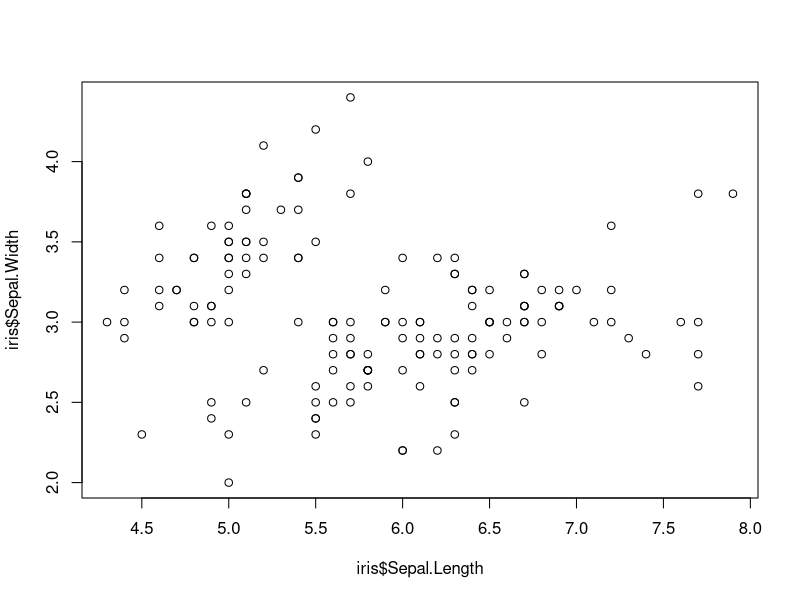
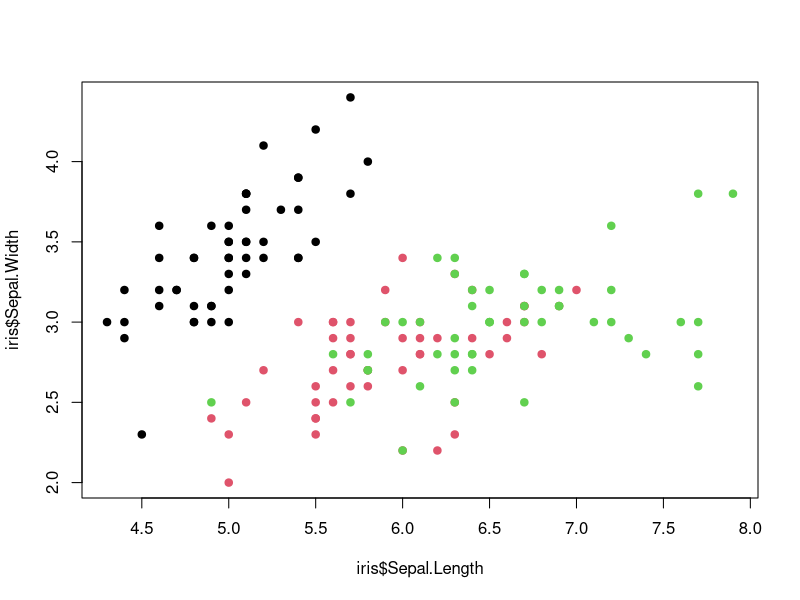
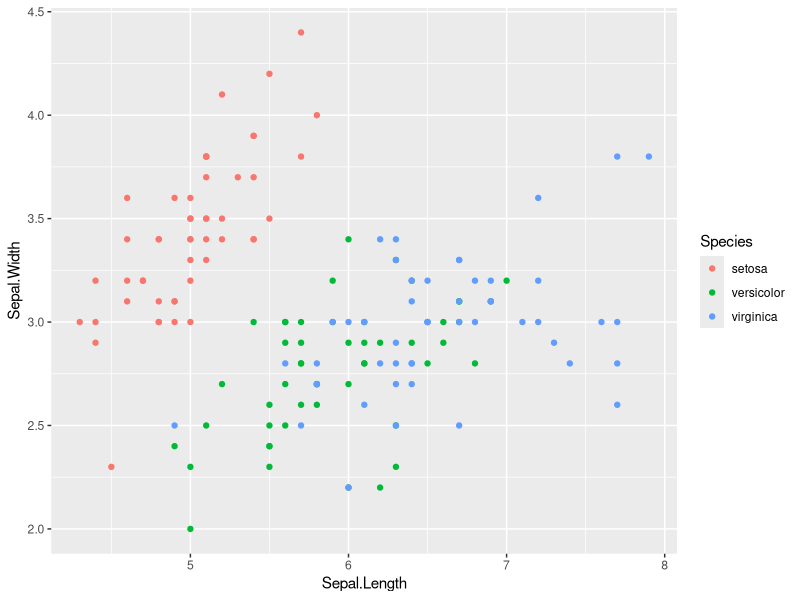
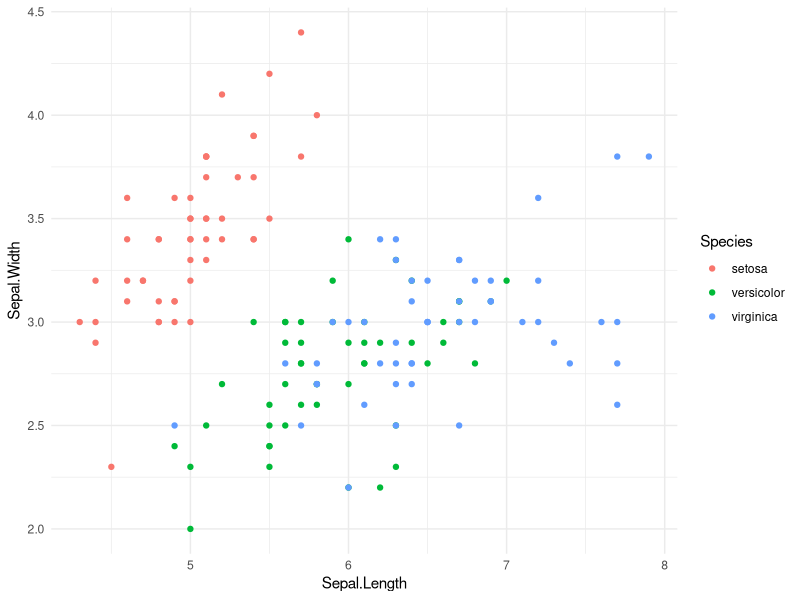
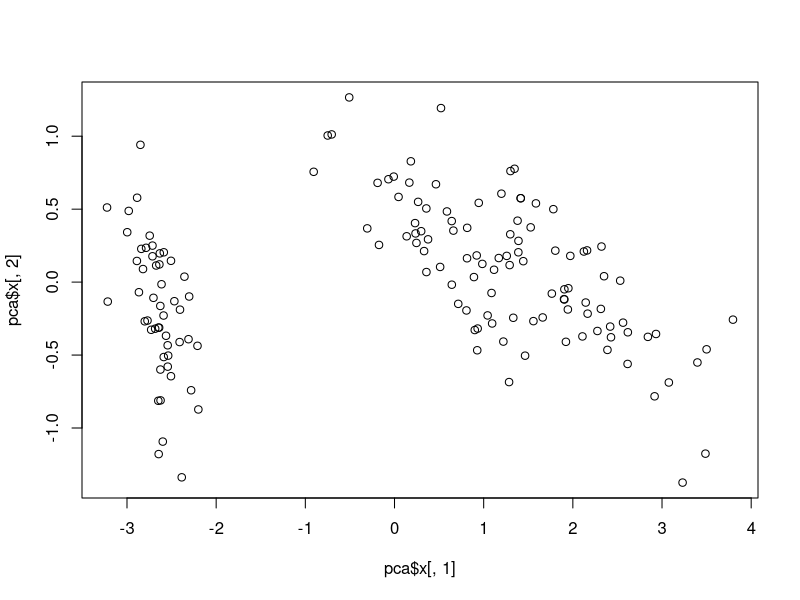
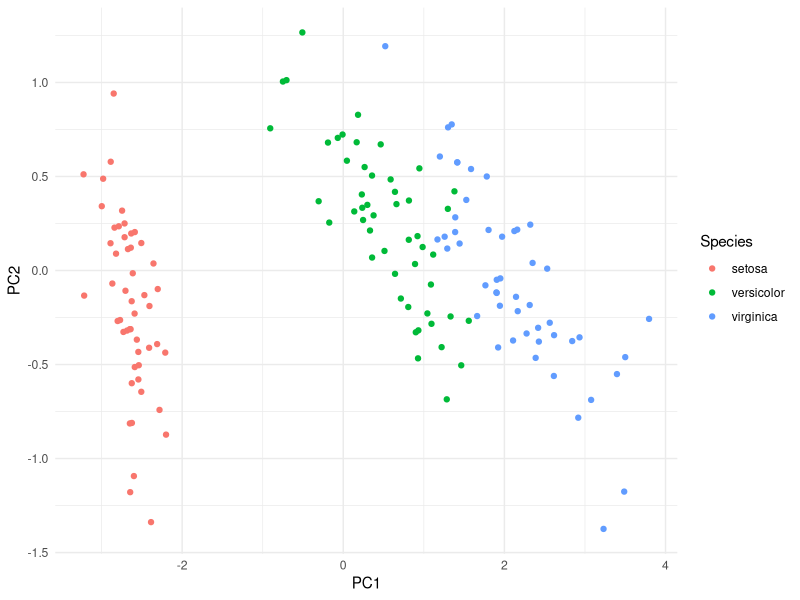

The R source for these figures, in order:
## ---- chunk 1
## Set default options for the knitr RMD processing
knitr::opts_chunk$set(echo=FALSE,warning=FALSE,message=FALSE,fig.width=5,fig.height=5,cache=TRUE,autodep=TRUE, results="hide")
## ---- chunk 2

## ---- chunk 3
data(iris)
## ---- chunk 4
# select only values from the Sepal.Width column where the Species is setosa
setosa_sw     <- iris$Sepal.Width[iris$Species=="setosa"]

# same, but for versicolor and using the "subset" function
versicolor_sw <- subset(iris$Sepal.Width, iris$Species=="versicolor")

t.test(setosa_sw,versicolor_sw)
## ---- chunk 5
pairwise.t.test(iris$Sepal.Width, iris$Species)
## ---- chunk 6
iris_anova <- aov(Sepal.Width ~ Species, data=iris)
summary(iris_anova)
## ---- chunk 7
library(broom)
tidy(iris_anova)
## ---- chunk 8
TukeyHSD(iris_anova, "Species")
## ---- chunk 9
cor.test(iris$Sepal.Width, iris$Sepal.Length)
## ---- chunk 10
cor.test(iris$Sepal.Width, iris$Sepal.Length, method="spearman")
## ---- chunk 11
plot(iris$Sepal.Length,iris$Sepal.Width)
## ---- chunk 12
plot(iris$Sepal.Length,iris$Sepal.Width,col=iris$Species,pch=19)
## ---- chunk 13
library(ggplot2)
ggplot(iris, aes(x=Sepal.Length, y=Sepal.Width, color=Species)) + geom_point()
## ---- chunk 14
theme_set(theme_minimal())
ggplot(iris, aes(x=Sepal.Length, y=Sepal.Width, color=Species)) + geom_point()
## ---- chunk 15
pca <- prcomp(iris[,1:4])
## ---- chunk 16
str(pca)
## ---- chunk 17
plot(pca$x[,1],pca$x[,2])
## ---- chunk 18
pca_df <- as.data.frame(pca$x)
## add the species column
pca_df$Species <- iris$Species
ggplot(pca_df, aes(x=PC1, y=PC2, color=Species)) + geom_point()
